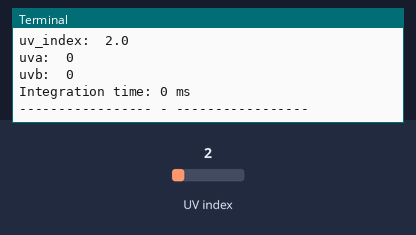
Recording of a program running on a simulated Raspberry Pi (BCM pin numbers). Shown: the last lines printed to the terminal. The test bench sets the inputs (shaded band); at power-on: UV index 2.

Above: at 1.2 s.
1.3 s: UV index set to 0.2
At 3.5 s:
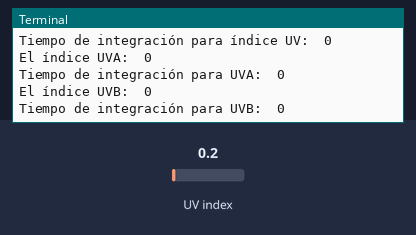
5.2 s: UV index set to 3
At 7.0 s:
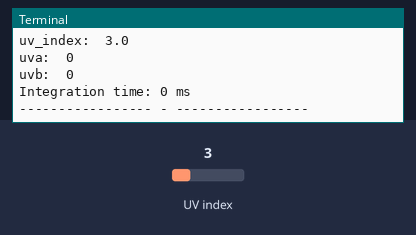

The program:

example.py
```python
#!/usr/bin/python3
# -*- encoding: utf-8 -*-

# @author     Raúl Caro Pastorino
# @email      dev@fryntiz.es
# @web        https://fryntiz.es
# @gitlab     https://gitlab.com/fryntiz
# @github     https://github.com/fryntiz
# @twitter    https://twitter.com/fryntiz
# @telegram   https://t.me/fryntiz

# Create Date: 2019/10/27
# Project Name:
# Description:
#
# Dependencies:
#
# Revision 0.01 - File Created
# Additional Comments:

# @copyright  Copyright © 2019 Raúl Caro Pastorino
# @license    https://wwww.gnu.org/licenses/gpl.txt

# Copyright (C) 2019  Raúl Caro Pastorino
#
# This program is free software: you can redistribute it and/or modify
# it under the terms of the GNU General Public License as published by
# the Free Software Foundation, either version 3 of the License, or
# (at your option) any later version.
#
# This program is distributed in the hope that it will be useful,
# but WITHOUT ANY WARRANTY; without even the implied warranty of
# MERCHANTABILITY or FITNESS FOR A PARTICULAR PURPOSE.  See the
# GNU General Public License for more details.
#
# You should have received a copy of the GNU General Public License
# along with this program.  If not, see <http://www.gnu.org/licenses/>

# Guía de estilos aplicada: PEP8

# #           Descripción           # #
# Ejemplo de uso para la librería, mostrará el índice UV, el valor UVA y UVB

from time import sleep
from VEML6075 import VEML6075
from VEML6075_uv_index import VEML6075_uv_index
from VEML6075_uva import VEML6075_uva
from VEML6075_uvb import VEML6075_uvb

veml6075 = VEML6075(integration_time=200)
veml6075_uv_index = VEML6075_uv_index(integration_time=200)
veml6075_uva = VEML6075_uva(integration_time=200)
veml6075_uvb = VEML6075_uvb(integration_time=200)

while True:
    print('Debug Clase Padre')
    veml6075.debug()
    sleep(3)
    print('')
    print('Debug de cada Clase Hija')
    veml6075_uv_index.debug()
    veml6075_uva.debug()
    veml6075_uvb.debug()
    sleep(3)
    print('')
```

VEML6075.py
```python
#!/usr/bin/python3
# -*- encoding: utf-8 -*-

# @author     Raúl Caro Pastorino
# @email      dev@fryntiz.es
# @web        https://fryntiz.es
# @gitlab     https://gitlab.com/fryntiz
# @github     https://github.com/fryntiz
# @twitter    https://twitter.com/fryntiz
# @telegram   https://t.me/fryntiz

# Create Date: 2019/10/27
# Project Name:
# Description:
#
# Dependencies:
#
# Revision 0.01 - File Created
# Additional Comments:

# @copyright  Copyright © 2019 Raúl Caro Pastorino
# @license    https://wwww.gnu.org/licenses/gpl.txt

# Copyright (C) 2019  Raúl Caro Pastorino
#
# This program is free software: you can redistribute it and/or modify
# it under the terms of the GNU General Public License as published by
# the Free Software Foundation, either version 3 of the License, or
# (at your option) any later version.
#
# This program is distributed in the hope that it will be useful,
# but WITHOUT ANY WARRANTY; without even the implied warranty of
# MERCHANTABILITY or FITNESS FOR A PARTICULAR PURPOSE.  See the
# GNU General Public License for more details.
#
# You should have received a copy of the GNU General Public License
# along with this program.  If not, see <http://www.gnu.org/licenses/>

# Guía de estilos aplicada: PEP8

# #           Descripción           # #
# Clase para obtener datos y modelo de datos para DB con el sensor veml6070
# Sensor rayos UV
# Esta clase puede funcionar de forma autónoma, aún así también es extendida
# por clases hijas para seccionar el tipo de resultado obtenido y tratarse de
# forma independiente en aplicaciones que lo implementen.

import datetime
import busio
import board
import adafruit_veml6075
from AbstractModel import AbstractModel


class VEML6075(AbstractModel):
    table_name = 'table_uv'
    sensor = None

    def __init__(self, integration_time=100):
        i2c = busio.I2C(board.SCL, board.SDA)
        self.sensor = adafruit_veml6075.VEML6075(i2c, integration_time=integration_time)

    def get_uv_index(self):
        """
        Obtiene el índice UV.
        :return: Devuelve el índice UV.
        """
        value = self.sensor.uv_index
        return value if value >= 0.0 else 0.0

    def get_uva(self):
        """
        Obtiene el índice UVA.
        :return: Devuelve el índice UVA.
        """
        value = self.sensor.uva
        return value if value >= 0.0 else 0.0

    def get_uvb(self):
        """
        Obtiene el índice UVB.
        :return: Devuelve el índice UVA.
        """
        value = self.sensor.uvb
        return value if value >= 0.0 else 0.0

    def get_all_datas(self):
        """
        Obtiene la lectura del índice en bruto y el nivel de riesgo establecido.
        :return:
        """
        return {
            'uv_index': self.get_uv_index(),
            'uva': self.get_uva(),
            'uvb': self.get_uvb(),
        }

    def tablemodel(self):
        return {
            'uv_index': {
                'type': 'Numeric',
                'params': {
                    'precision': 15,
                    'asdecimal': True,
                    'scale': 4
                },
                'others': None,
            },
            'uva': {
                'type': 'Numeric',
                'params': {
                    'precision': 15,
                    'asdecimal': True,
                    'scale': 4
                },
                'others': None,
            },
            'uvb': {
                'type': 'Numeric',
                'params': {
                    'precision': 15,
                    'asdecimal': True,
                    'scale': 4
                },
                'others': None,
            },
            'created_at': {
                'type': 'DateTime',
                'params': None,
                'others': {
                    'default': datetime.datetime.utcnow
                },
            },
        }

    def debug(self):
        print('uv_index: ', self.get_uv_index())
        print('uva: ', self.get_uva())
        print('uvb: ', self.get_uvb())
        print("Integration time: %d ms" % self.sensor.integration_time)
        print('----------------- - -----------------')
```

VEML6075_uv_index.py
```python
#!/usr/bin/python3
# -*- encoding: utf-8 -*-

# @author     Raúl Caro Pastorino
# @email      dev@fryntiz.es
# @web        https://fryntiz.es
# @gitlab     https://gitlab.com/fryntiz
# @github     https://github.com/fryntiz
# @twitter    https://twitter.com/fryntiz
# @telegram   https://t.me/fryntiz

# Create Date: 2019/10/27
#
# Revision 0.01 - File Created
# Additional Comments:

# @copyright  Copyright © 2019 Raúl Caro Pastorino
# @license    https://wwww.gnu.org/licenses/gpl.txt

# Copyright (C) 2019  Raúl Caro Pastorino
#
# This program is free software: you can redistribute it and/or modify
# it under the terms of the GNU General Public License as published by
# the Free Software Foundation, either version 3 of the License, or
# (at your option) any later version.
#
# This program is distributed in the hope that it will be useful,
# but WITHOUT ANY WARRANTY; without even the implied warranty of
# MERCHANTABILITY or FITNESS FOR A PARTICULAR PURPOSE.  See the
# GNU General Public License for more details.
#
# You should have received a copy of the GNU General Public License
# along with this program.  If not, see <http://www.gnu.org/licenses/>

# Guía de estilos aplicada: PEP8

# #           Descripción           # #
# Clase que extiende de VEML6075 para representar el modelo del sensor solo
# para la parte del índice UV.
import datetime

from VEML6075 import VEML6075


class VEML6075_uv_index(VEML6075):
    table_name = 'table_uv_index'

    def get_all_datas(self):
        """
        Devuelve un diccionario con los datos (coincidiendo con el tablemodel)
        según lo tomado con el sensor.
        """
        return {
            'value': self.get_uv_index(),
        }

    def tablemodel(self):
        """
        Plantea campos como modelo de datos para una base de datos y poder ser
        tomados desde el exterior.
        """
        return {
            'value': {
                'type': 'Numeric',
                'params': {
                    'precision': 15,
                    'asdecimal': True,
                    'scale': 4
                },
                'others': None,
            },
            'created_at': {
                'type': 'DateTime',
                'params': None,
                'others': {
                    'default': datetime.datetime.utcnow
                },
            },
        }

    def debug(self):
        """
        Función para depurar funcionamiento del modelo proyectando datos por
        consola.
        """
        print('El índice UV actual es: ', self.get_uv_index())
        print('Tiempo de integración para índice UV: ', self.sensor.integration_time)
```

VEML6075_uva.py
```python
#!/usr/bin/python3
# -*- encoding: utf-8 -*-

# @author     Raúl Caro Pastorino
# @email      dev@fryntiz.es
# @web        https://fryntiz.es
# @gitlab     https://gitlab.com/fryntiz
# @github     https://github.com/fryntiz
# @twitter    https://twitter.com/fryntiz
# @telegram   https://t.me/fryntiz

# Create Date: 2019/10/27
#
# Revision 0.01 - File Created
# Additional Comments:

# @copyright  Copyright © 2019 Raúl Caro Pastorino
# @license    https://wwww.gnu.org/licenses/gpl.txt

# Copyright (C) 2019  Raúl Caro Pastorino
#
# This program is free software: you can redistribute it and/or modify
# it under the terms of the GNU General Public License as published by
# the Free Software Foundation, either version 3 of the License, or
# (at your option) any later version.
#
# This program is distributed in the hope that it will be useful,
# but WITHOUT ANY WARRANTY; without even the implied warranty of
# MERCHANTABILITY or FITNESS FOR A PARTICULAR PURPOSE.  See the
# GNU General Public License for more details.
#
# You should have received a copy of the GNU General Public License
# along with this program.  If not, see <http://www.gnu.org/licenses/>

# Guía de estilos aplicada: PEP8

# #           Descripción           # #
# Clase que extiende de VEML6075 para representar el modelo del sensor solo
# para la parte del índice UVA.
import datetime

from VEML6075 import VEML6075


class VEML6075_uva(VEML6075):
    table_name = 'table_uva'

    def get_all_datas(self):
        """
        Devuelve un diccionario con los datos (coincidiendo con el tablemodel)
        según lo tomado con el sensor.
        """
        return {
            'value': self.get_uva(),
        }

    def tablemodel(self):
        """
        Plantea campos como modelo de datos para una base de datos y poder ser
        tomados desde el exterior.
        """
        return {
            'value': {
                'type': 'Numeric',
                'params': {
                    'precision': 15,
                    'asdecimal': True,
                    'scale': 4
                },
                'others': None,
            },
            'created_at': {
                'type': 'DateTime',
                'params': None,
                'others': {
                    'default': datetime.datetime.utcnow
                },
            },
        }

    def debug(self):
        """
        Función para depurar funcionamiento del modelo proyectando datos por
        consola.
        """
        print('El índice UVA: ', self.get_uva())
        print('Tiempo de integración para UVA: ', self.sensor.integration_time)
```

VEML6075_uvb.py
```python
#!/usr/bin/python3
# -*- encoding: utf-8 -*-

# @author     Raúl Caro Pastorino
# @email      dev@fryntiz.es
# @web        https://fryntiz.es
# @gitlab     https://gitlab.com/fryntiz
# @github     https://github.com/fryntiz
# @twitter    https://twitter.com/fryntiz
# @telegram   https://t.me/fryntiz

# Create Date: 2019/10/27
#
# Revision 0.01 - File Created
# Additional Comments:

# @copyright  Copyright © 2019 Raúl Caro Pastorino
# @license    https://wwww.gnu.org/licenses/gpl.txt

# Copyright (C) 2019  Raúl Caro Pastorino
#
# This program is free software: you can redistribute it and/or modify
# it under the terms of the GNU General Public License as published by
# the Free Software Foundation, either version 3 of the License, or
# (at your option) any later version.
#
# This program is distributed in the hope that it will be useful,
# but WITHOUT ANY WARRANTY; without even the implied warranty of
# MERCHANTABILITY or FITNESS FOR A PARTICULAR PURPOSE.  See the
# GNU General Public License for more details.
#
# You should have received a copy of the GNU General Public License
# along with this program.  If not, see <http://www.gnu.org/licenses/>

# Guía de estilos aplicada: PEP8

# #           Descripción           # #
# Clase que extiende de VEML6075 para representar el modelo del sensor solo
# para la parte del índice UVB.
import datetime

from VEML6075 import VEML6075


class VEML6075_uvb(VEML6075):
    table_name = 'table_uvb'

    def get_all_datas(self):
        """
        Devuelve un diccionario con los datos (coincidiendo con el tablemodel)
        según lo tomado con el sensor.
        """
        return {
            'value': self.get_uvb(),
        }

    def tablemodel(self):
        """
        Plantea campos como modelo de datos para una base de datos y poder ser
        tomados desde el exterior.
        """
        return {
            'value': {
                'type': 'Numeric',
                'params': {
                    'precision': 15,
                    'asdecimal': True,
                    'scale': 4
                },
                'others': None,
            },
            'created_at': {
                'type': 'DateTime',
                'params': None,
                'others': {
                    'default': datetime.datetime.utcnow
                },
            },
        }

    def debug(self):
        """
        Función para depurar funcionamiento del modelo proyectando datos por
        consola.
        """
        print('El índice UVB: ', self.get_uvb())
        print('Tiempo de integración para UVB: ', self.sensor.integration_time)
```

AbstractModel.py
```python
#!/usr/bin/python3
# -*- encoding: utf-8 -*-

# @author     Raúl Caro Pastorino
# @email      dev@fryntiz.es
# @web        https://fryntiz.es
# @gitlab     https://gitlab.com/fryntiz
# @github     https://github.com/fryntiz
# @twitter    https://twitter.com/fryntiz
# @telegram   https://t.me/fryntiz

# Create Date: 2019
# Project Name:
# Description:
#
# Dependencies:
#
# Revision 0.01 - File Created
# Additional Comments:

# @copyright  Copyright © 2019 Raúl Caro Pastorino
# @license    https://wwww.gnu.org/licenses/gpl.txt

# Copyright (C) 2019  Raúl Caro Pastorino
#
# This program is free software: you can redistribute it and/or modify
# it under the terms of the GNU General Public License as published by
# the Free Software Foundation, either version 3 of the License, or
# (at your option) any later version.
#
# This program is distributed in the hope that it will be useful,
# but WITHOUT ANY WARRANTY; without even the implied warranty of
# MERCHANTABILITY or FITNESS FOR A PARTICULAR PURPOSE.  See the
# GNU General Public License for more details.
#
# You should have received a copy of the GNU General Public License
# along with this program.  If not, see <http://www.gnu.org/licenses/>

# Guía de estilos aplicada: PEP8

# #           Descripción           # #
# Modelo que implementa las clases básicas para todos los sensores y asegurar
# de esta forma que funciona la aplicación al cargarlos dinámicamente.

from abc import ABC, abstractmethod


class AbstractModel(ABC):
    # Parámetros para devolver datos del modelo de base de datos
    @property
    def table_name(self):
        pass

    @abstractmethod
    def get_all_datas(self):
        """
        Devuelve un diccionario con los datos (coincidiendo con el tablemodel)
        según lo tomado con el sensor.
        """
        pass

    @abstractmethod
    def tablemodel(self):
        """
        Plantea campos como modelo de datos para una base de datos y poder ser
        tomados desde el exterior.
        """
        pass

    @abstractmethod
    def debug(self):
        """
        Función para depurar funcionamiento del modelo proyectando datos por
        consola.
        """
        pass
```

Measured:
- after the input at 1.3 s, the terminal: prints a new line after 1.7 s (image 1)
- after the input at 5.2 s, the terminal: prints a new line after 0.81 s (image 2)
